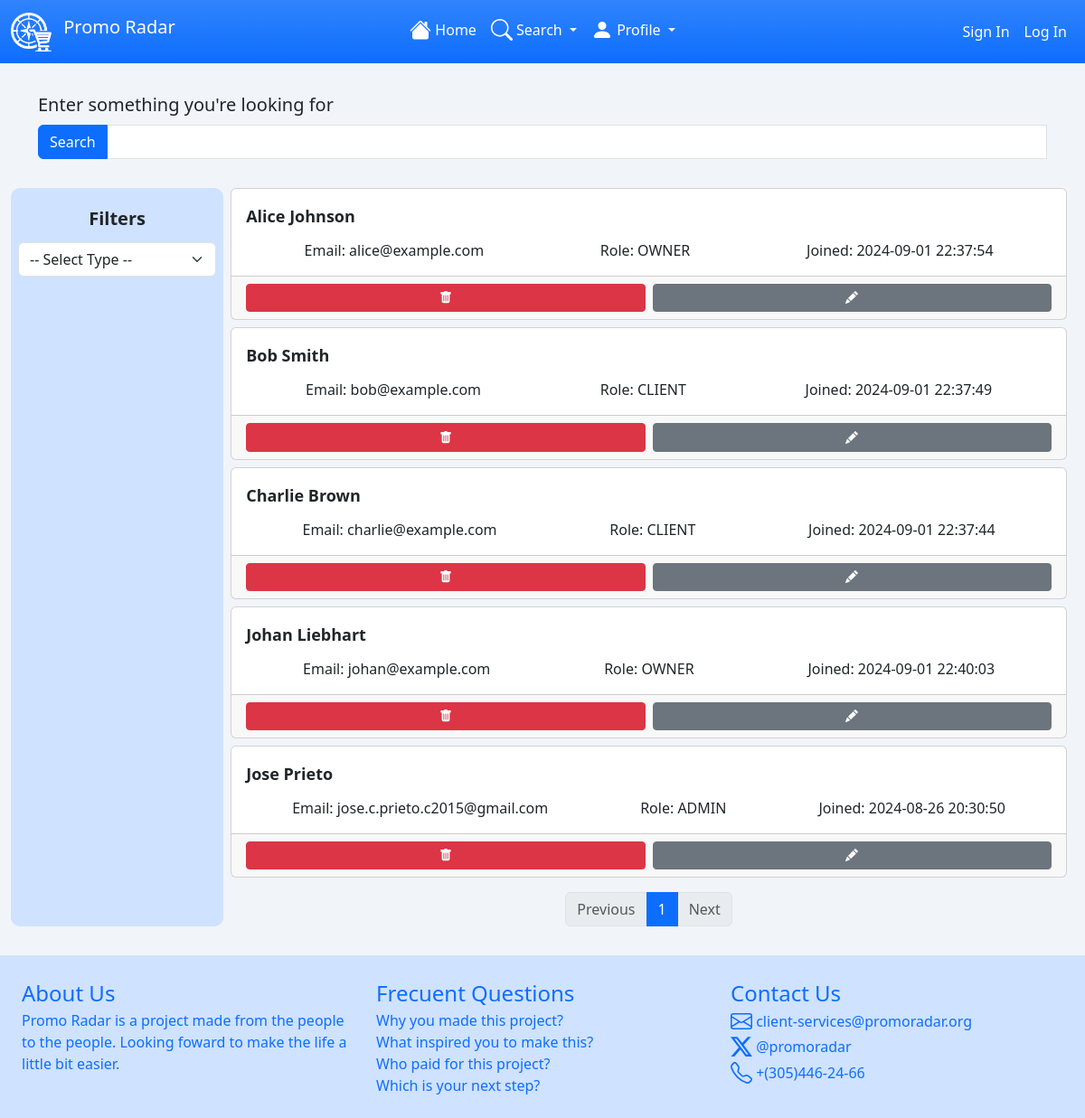
/users/all, run on an earlier commit of the app's database.
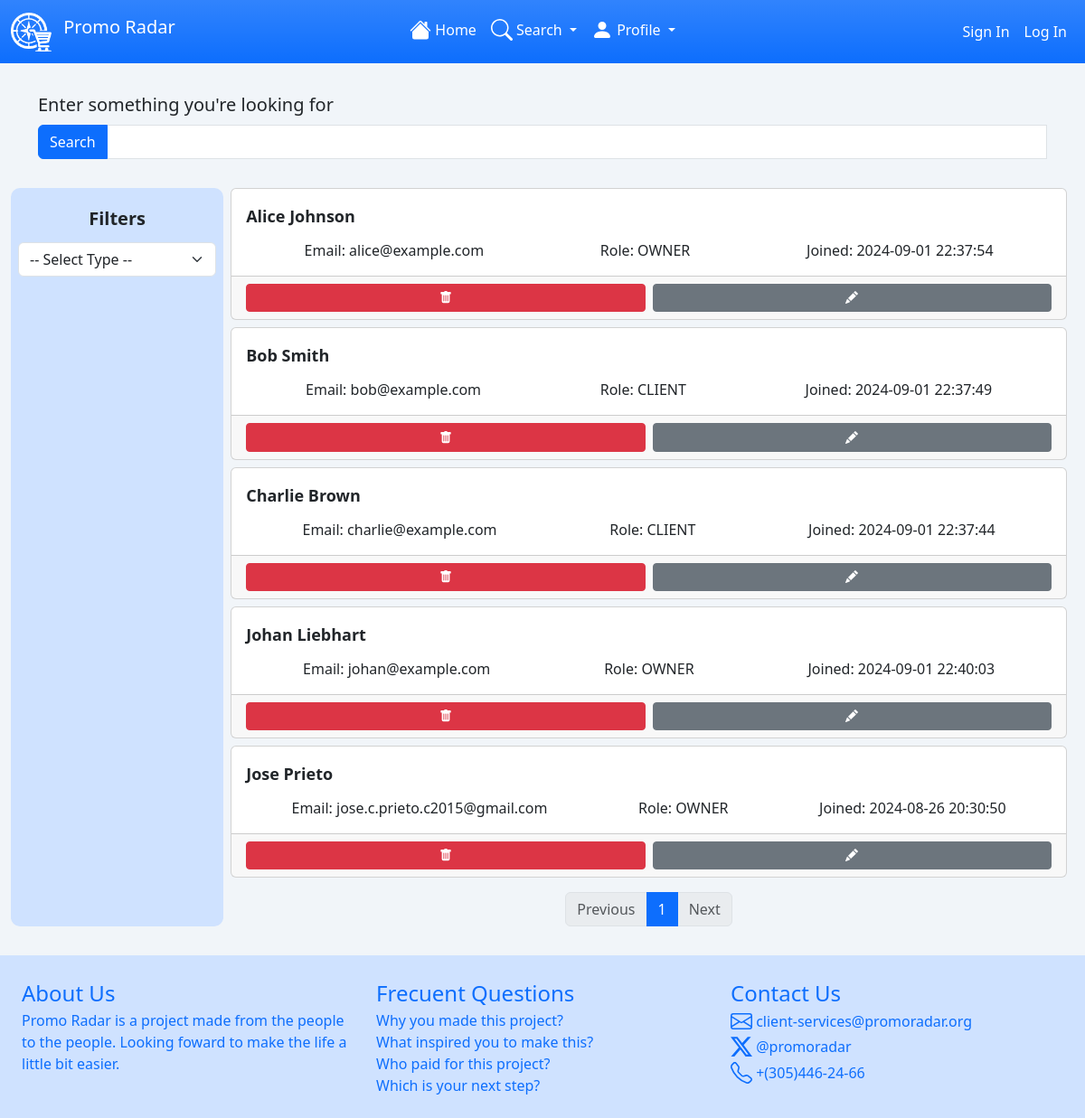
And on a later commit of the database.
### tables this page shows
CREATE TABLE users (
    created_at TIMESTAMP DEFAULT CURRENT_TIMESTAMP,
     id INTEGER PRIMARY KEY AUTOINCREMENT,
    name TEXT NOT NULL,
    email TEXT UNIQUE,
    password TEXT,
    role TEXT DEFAULT 'CLIENT' CHECK (role IN ('ADMIN', 'OWNER', 'CLIENT')) 
);

### routes/users_route.py (the view)
@users_bp.route("/all", methods=["GET"])
def find_all():
    page = request.args.get("page", None)
    to_json = request.args.get("json", False)
    name = request.args.get("name", "")
    type = request.args.get("type", None)
    [start_pagination, end_pagination] = set_pagination(page)
    [response, count] = get_all(name, type, start_pagination, end_pagination)
    if to_json:
        return jsonify({"data": response, "count": count, "pages": count / 12})
    return render_template(
        "/admin/users_manager.html",
        users=response,
        count=count,
        pages=count / 12,
    )

### helpers.py (called while the page is built)
def set_pagination(page: str | None = None, perPage: int | None = 12):
    if page == None or page == 1 or page == "":
        start_pagination = 0
        end_pagination = perPage
    else:
        start_pagination = (int(page) - 1) * perPage
        end_pagination = start_pagination + perPage
    return [int(start_pagination), int(end_pagination)]

def dict_factory(cursor, row):
    d = {}
    for idx, col in enumerate(cursor.description):
        d[col[0]] = row[idx]
    return d

def like_string(string):
    return "%" + str(string) + "%"

def limit_or_pagination(limited, start_page, end_page):
    if (start_page != None and end_page != None) and not (
        isinstance(start_page, int) and isinstance(end_page, int)
    ):
        raise ValueError("start_page and end_page must be integers.")
    limited_clause = "LIMIT 5" if limited else ""
    pagination_clause = (
        f"LIMIT {int(end_page)} OFFSET {start_page}"
        if start_page is not None and end_page is not None and not limited
        else ""
    )
    return f"{limited_clause} {pagination_clause}"

### templates/admin/users_manager.html (shortened to what this page needs)
{% extends 'base.html' %}
{% block content %}
<form id="search__for" class="tw-flex tw-flex-col tw-w-full"
    onsubmit="event.preventDefault(); return getResults(this);">
    <div class="container tw-mb-4">
        <p class="tw-text-xl tw-mb-2">
            Enter something you're looking for </p>
        <div id="search__input" class="input-group mb-3">
            <button class="btn btn-primary" id="submit__search__button" type="submit">Search</button>
            <input type="text" name="name" value="{{keyword}}" class="form-control">
        </div>
    </div>
    <div class="tw-flex">
        <div id="search__sidebar"
            class="bg-primary-subtle text-color-baseblue p-2 tw-w-1/5 tw-rounded-[10px] tw-min-w-min">
            <p class="tw-text-center tw-text-xl tw-font-semibold tw-m-3">Filters</p>
            <select class="form-select flex-grow" aria-label=".form-select-lg example" name="filter"
                id="filter__options">
                <option value="" selected="selected" disabled>-- Select Type --</option>
            </select>
        </div>
        <div id="search__container" class="tw-w-4/5 px-2">
            <div class="tw-gap-2 tw-flex tw-flex-col" id="search__elements">
                {% for user in users %}
                <div class="card">
                    <div>
                        <div class="card-body tw-flex tw-flex-col tw-gap-1">
                            <p class="card-title tw-text-lg tw-font-semibold">{{user.name}}</p>
                            <div class="tw-flex tw-justify-around">
                                <span>Email: {{user.email}}</span>
                                <span>Role: {{user.role}}</span>
                                <span>Joined: {{user.created_at}}</span>
                            </div>
                        </div>
                    </div>
                    <div class="card-footer tw-flex tw-gap-2">
                        <button type="button" class="btn btn-danger btn-sm tw-w-1/2" onclick="goDelete(event.target)"
                            id="{{user.id}}"><img
                                src="{{ url_for('static', filename='bootstrap-icons/trash-fill.svg') }}" alt="Logo"
                                width="14" height="10" class="d-inline-block text-light mb-1" id="{{user.id}}"></button>
                        <button type="button" class="btn btn-secondary btn-sm tw-w-1/2" id="{{user.id}}"
                            onclick="goEdit(event.target)"><img
                                src="{{ url_for('static', filename='bootstrap-icons/pencil-fill.svg') }}" alt="Logo"
                                width="14" height="10" class="d-inline-block text-light mb-1" id="{{user.id}}"></button>
                    </div>
                </div>
                {% endfor %}
            </div>
            <div id="pagination" class="tw-mt-4"></div>
        </div>
    </div>
</form>
{% endblock %}

What changed in the data, as far as the page shows it:
changed users "Jose Prieto": role "ADMIN" → "OWNER"
